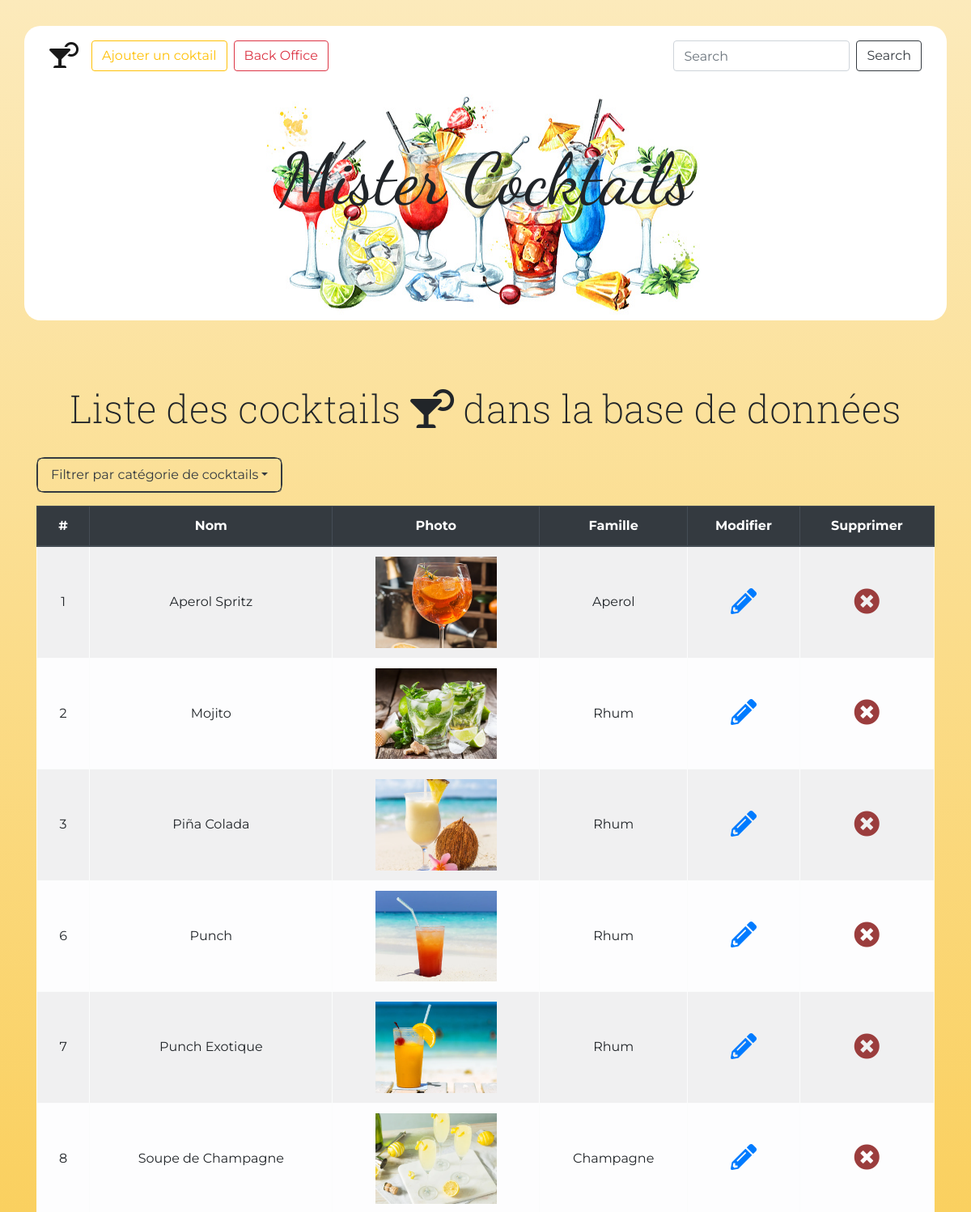
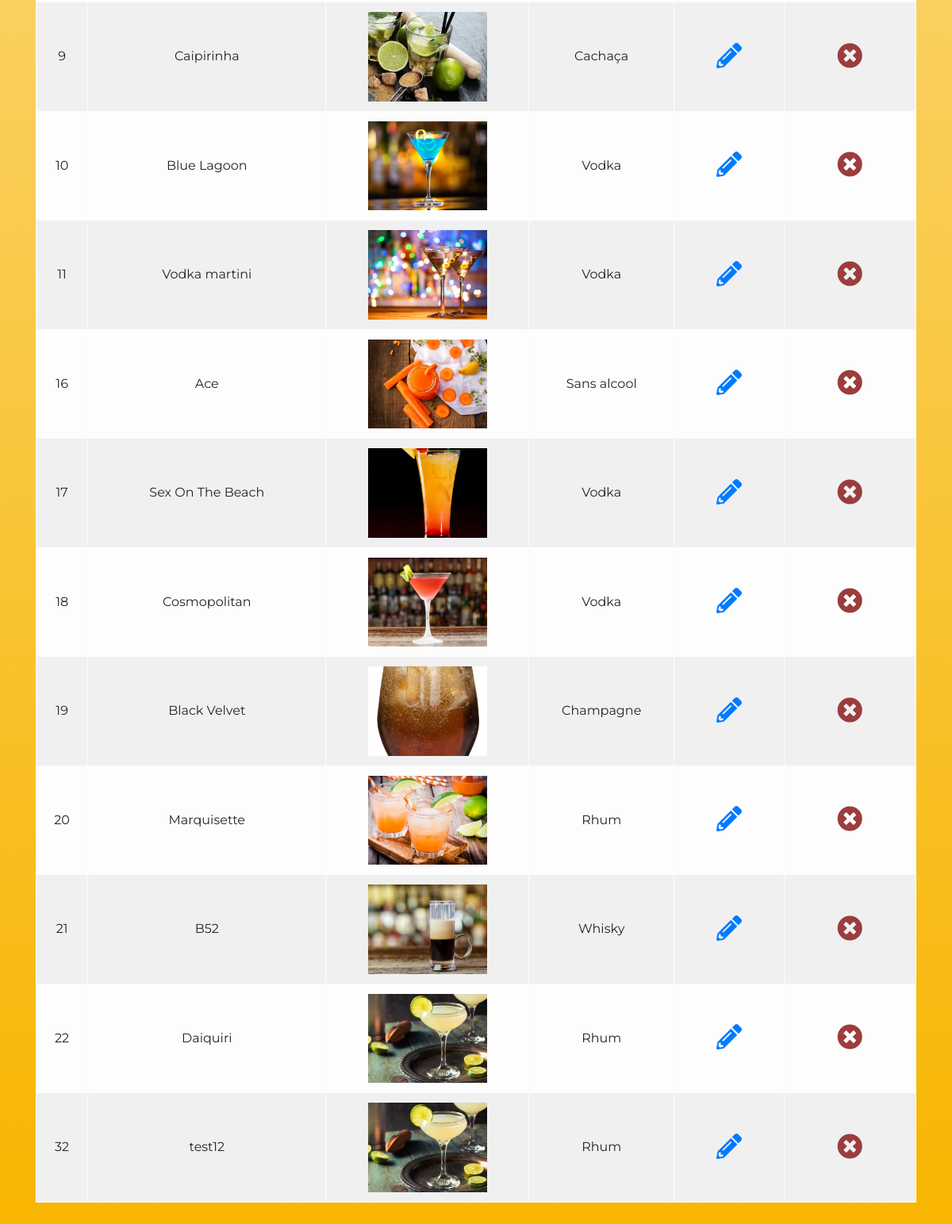
Page /backOffice.php on the committed database (2 pictures, top to bottom).
### tables this page shows
CREATE TABLE `Cocktail` (
  `id` int(11) NOT NULL,
  `nom` varchar(255) DEFAULT NULL,
  `description` text,
  `urlPhoto` varchar(255) DEFAULT NULL,
  `dateConception` date DEFAULT NULL,
  `prixMoyen` float DEFAULT NULL,
  `idFamille` int(11) DEFAULT NULL
);

CREATE TABLE `Famille` (
  `id` int(11) NOT NULL,
  `nomFamille` varchar(255) DEFAULT NULL
);

### backOffice.php (called while the page is built, shortened)
<?php
    require 'models/cocktail.php';
    if (isset($_GET['categorie'])) {
        $listeCocktailsBO = listerCocktailsCat($_GET['categorie']);
    }
    else {
        $listeCocktailsBO = listerCocktailsBO();
    }
    include 'templates/backOffice.phtml';
?>

### models/cocktail.php (called while the page is built, shortened)
<?php
    function listerCocktailsBO() {
        $pdo = connectToDatabase();
        $query = $pdo->prepare("
            SELECT
                Cocktail.id,
                nom,
                nomFamille,
                urlPhoto
            FROM Cocktail
            INNER JOIN Famille ON idFamille = Famille.id
            ORDER BY Cocktail.id;
        ");
        $query->execute();
        return $query->fetchAll(PDO::FETCH_ASSOC);
    }

### templates/backOffice.phtml (the view, shortened to what this page needs)
<!DOCTYPE html>
<html lang="fr">
<head>
    <link rel="stylesheet" href="https://cdnjs.cloudflare.com/ajax/libs/twitter-bootstrap/4.4.1/css/bootstrap.min.css">
    <link rel="stylesheet" href="https://cdnjs.cloudflare.com/ajax/libs/font-awesome/5.15.2/css/all.min.css" />
    <link rel="stylesheet" href="assets/css/cocktails.css">
</head>
<body>
    <header>
        <div class="container">
            <nav class="navbar navbar-expand-lg navbar-light bg-transparent">
                <a class="navbar-brand" href="index.php"><i class="fas fa-cocktail"></i></a>
                <div class="collapse navbar-collapse" id="navbarSupportedContent">
                    <?php include 'templates/inc/nav.phtml' ?>
                    <form action="" class="form-inline my-2 my-lg-0">
                        <input class="form-control mr-sm-2" type="search" placeholder="Search" aria-label="Search" name="recherche">
                        <button class="btn btn-outline-dark my-2 my-sm-0" type="submit">Search</button>
                    </form>
                </div>
            </nav>
            <div class="header">
                <h1>Mister Cocktails</h1>
            </div>
        </div>
    </header>
    <main class="row">
        <div class="container">
            <h2>Liste des cocktails <i class="fas fa-cocktail"></i> dans la base de données</h2>
            <div class="row">
                <div class="col-12">
                    <div class="nav-item dropdown active border border-dark mb-3">
                    <a class="nav-link dropdown-toggle btn btn-outline-dark" href="#" id="navbarDropdown" role="button" data-toggle="dropdown" aria-haspopup="true" aria-expanded="false">
                            Filtrer par catégorie de cocktails</a>
                        </div>
                        <table class="table table-striped table-bordered table-light table-hover">
                            <thead class="thead-dark">
                                <tr>
                                    <th>#</th>
                                    <th>Nom</th>
                                    <th>Photo</th>
                                    <th>Famille</th>
                                    <th>Modifier</th>
                                    <th>Supprimer</th>
                                </tr>
                            </thead>
                            <tbody>
                                <?php foreach($listeCocktailsBO AS $soustableau) { ?>
                                    <tr>
                                        <td class="align-middle"><?=$soustableau['id']?></td>
                                        <td class="align-middle"><?=$soustableau['nom']?></td>
                                        <td><a href="assets/images/cocktails/<?=$soustableau['urlPhoto']?>"><img src="assets/images/cocktails/<?=$soustableau['urlPhoto']?>" alt="<?=$soustableau['urlPhoto']?>" style="width:150px"></a></td>
                                        <td class="align-middle"><?=$soustableau['nomFamille']?></td>
                                        <td class="align-middle"><a href="editionCocktail.php?action=modifier&id=<?=$soustableau['id']?>"><i class="fas fa-pencil-alt"></i></a></td>
                                        <td class="align-middle"><a href="?action=supprimer&id=<?=$soustableau['id']?>" class="supprimer"><i class="fas fa-times-circle"></i></a></td>
                                    </tr>
                                <?php } ?>
                            </tbody>
                        </table>
                </div>
            </div>
        </div>
    </main>
</body>
</html>

### templates/inc/nav.phtml
<ul class="navbar-nav mr-auto">
                        <li class="">
                            <a class="btn btn-outline-warning mr-2" href="ajoutCocktail.php">Ajouter un coktail</a>
                        </li>
                        <li class="">
                            <a class="btn btn-outline-danger" href="backOffice.php">Back Office</a>
                        </li>
                    </ul>

### assets/css/cocktails.css (style rules this page uses)
* { box-sizing: border-box; }
header { margin-bottom:5rem; }
nav > a:first-child { font-size: 2rem; }
nav a { font-size: 1.3rem; }
header .container { background-color: white; border-radius: 20px; }
.nav-item { width:max-content; border-radius: 10px; }
.header { background: url('../images/banners/banner-3.jpg'); background-size:auto; background-repeat: no-repeat; background-position: center; padding: 4rem 0rem 7rem 0rem; text-align: center; border-radius: 20px; max-width: 575px; margin: 0 auto; }
h1 { font-size: 5.5rem; font-family: 'Dancing Script', cursive; }
body { background: linear-gradient(to bottom, #fceabb, #f8b500); font-family: Montserrat, sans-serif; min-height: 100vh; padding: 2rem 0; }
p,ul { color: #19547b; border-right: none !important; border-left:none !important; }
main { display: flex; flex-wrap: wrap; justify-content: space-between; }
nav { width: 100%; margin: 0 auto; }
h2 { margin-bottom:2rem; font-size: 3rem; font-family: 'Roboto Slab', serif; font-weight: 200; text-align: center; }
.container div { text-align: center; }
button { padding: 1rem 5rem; }
.fa-times-circle { color:rgb(155, 61, 61); }
table i { font-size: 2rem; }
.row { position:relative; }

### rows in the picture
cocktail: id "1", nom "Aperol Spritz", urlPhoto (picture), idFamille.nomFamille "Aperol"
cocktail: id "2", nom "Mojito", urlPhoto (picture), idFamille.nomFamille "Rhum"
cocktail: id "3", nom "Piña Colada", urlPhoto (picture), idFamille.nomFamille "Rhum"
cocktail: id "6", nom "Punch", urlPhoto (picture), idFamille.nomFamille "Rhum"
cocktail: id "7", nom "Punch Exotique", urlPhoto (picture), idFamille.nomFamille "Rhum"
cocktail: id "8", nom "Soupe de Champagne", urlPhoto (picture), idFamille.nomFamille "Champagne"
cocktail: id "9", nom "Caipirinha", urlPhoto (picture), idFamille.nomFamille "Cachaça"
cocktail: id "10", nom "Blue Lagoon", urlPhoto (picture), idFamille.nomFamille "Vodka"
cocktail: id "11", nom "Vodka martini", urlPhoto (picture), idFamille.nomFamille "Vodka"
cocktail: id "16", nom "Ace", urlPhoto (picture), idFamille.nomFamille "Sans alcool"
cocktail: id "17", nom "Sex On The Beach", urlPhoto (picture), idFamille.nomFamille "Vodka"
cocktail: id "18", nom "Cosmopolitan", urlPhoto (picture), idFamille.nomFamille "Vodka"
cocktail: id "19", nom "Black Velvet", urlPhoto (picture), idFamille.nomFamille "Champagne"
cocktail: id "20", nom "Marquisette", urlPhoto (picture), idFamille.nomFamille "Rhum"
cocktail: id "21", nom "B52", urlPhoto (picture), idFamille.nomFamille "Whisky"
cocktail: id "22", nom "Daiquiri", urlPhoto (picture), idFamille.nomFamille "Rhum"
cocktail: id "32", nom "test12", urlPhoto (picture), idFamille.nomFamille "Rhum"
